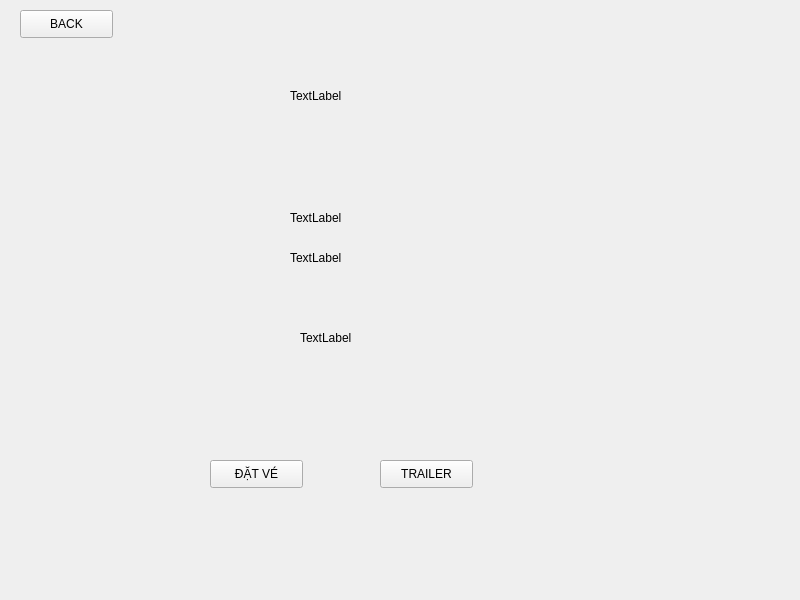
<?xml version="1.0" encoding="UTF-8"?>
<ui version="4.0">
 <class>noidung</class>
 <widget class="QMainWindow" name="noidung">
  <property name="geometry">
   <rect>
    <x>0</x>
    <y>0</y>
    <width>800</width>
    <height>600</height>
   </rect>
  </property>
  <property name="windowTitle">
   <string>MainWindow</string>
  </property>
  <widget class="QWidget" name="centralwidget">
   <widget class="QLabel" name="label">
    <property name="geometry">
     <rect>
      <x>30</x>
      <y>100</y>
      <width>211</width>
      <height>321</height>
     </rect>
    </property>
    <property name="text">
     <string>&lt;html&gt;&lt;head/&gt;&lt;body&gt;&lt;p&gt;&lt;img src=&quot;:/newPrefix/phim-chieu-rap-anh-14.png&quot;/&gt;&lt;/p&gt;&lt;/body&gt;&lt;/html&gt;</string>
    </property>
   </widget>
   <widget class="QLabel" name="label_2">
    <property name="geometry">
     <rect>
      <x>290</x>
      <y>40</y>
      <width>441</width>
      <height>111</height>
     </rect>
    </property>
    <property name="text">
     <string>TextLabel</string>
    </property>
   </widget>
   <widget class="QLabel" name="label_3">
    <property name="geometry">
     <rect>
      <x>290</x>
      <y>210</y>
      <width>55</width>
      <height>16</height>
     </rect>
    </property>
    <property name="text">
     <string>TextLabel</string>
    </property>
   </widget>
   <widget class="QLabel" name="label_4">
    <property name="geometry">
     <rect>
      <x>290</x>
      <y>250</y>
      <width>55</width>
      <height>16</height>
     </rect>
    </property>
    <property name="text">
     <string>TextLabel</string>
    </property>
   </widget>
   <widget class="QPushButton" name="pushButton">
    <property name="geometry">
     <rect>
      <x>210</x>
      <y>460</y>
      <width>93</width>
      <height>28</height>
     </rect>
    </property>
    <property name="text">
     <string>ĐẶT VÉ</string>
    </property>
   </widget>
   <widget class="QPushButton" name="pushButton_2">
    <property name="geometry">
     <rect>
      <x>380</x>
      <y>460</y>
      <width>93</width>
      <height>28</height>
     </rect>
    </property>
    <property name="text">
     <string>TRAILER</string>
    </property>
   </widget>
   <widget class="QLabel" name="label_5">
    <property name="geometry">
     <rect>
      <x>300</x>
      <y>330</y>
      <width>55</width>
      <height>16</height>
     </rect>
    </property>
    <property name="text">
     <string>TextLabel</string>
    </property>
   </widget>
   <widget class="QPushButton" name="pushButton_3">
    <property name="geometry">
     <rect>
      <x>20</x>
      <y>10</y>
      <width>93</width>
      <height>28</height>
     </rect>
    </property>
    <property name="text">
     <string>BACK</string>
    </property>
   </widget>
  </widget>
 </widget>
 <resources>
  <include location="o.qrc"/>
 </resources>
 <connections/>
</ui>
